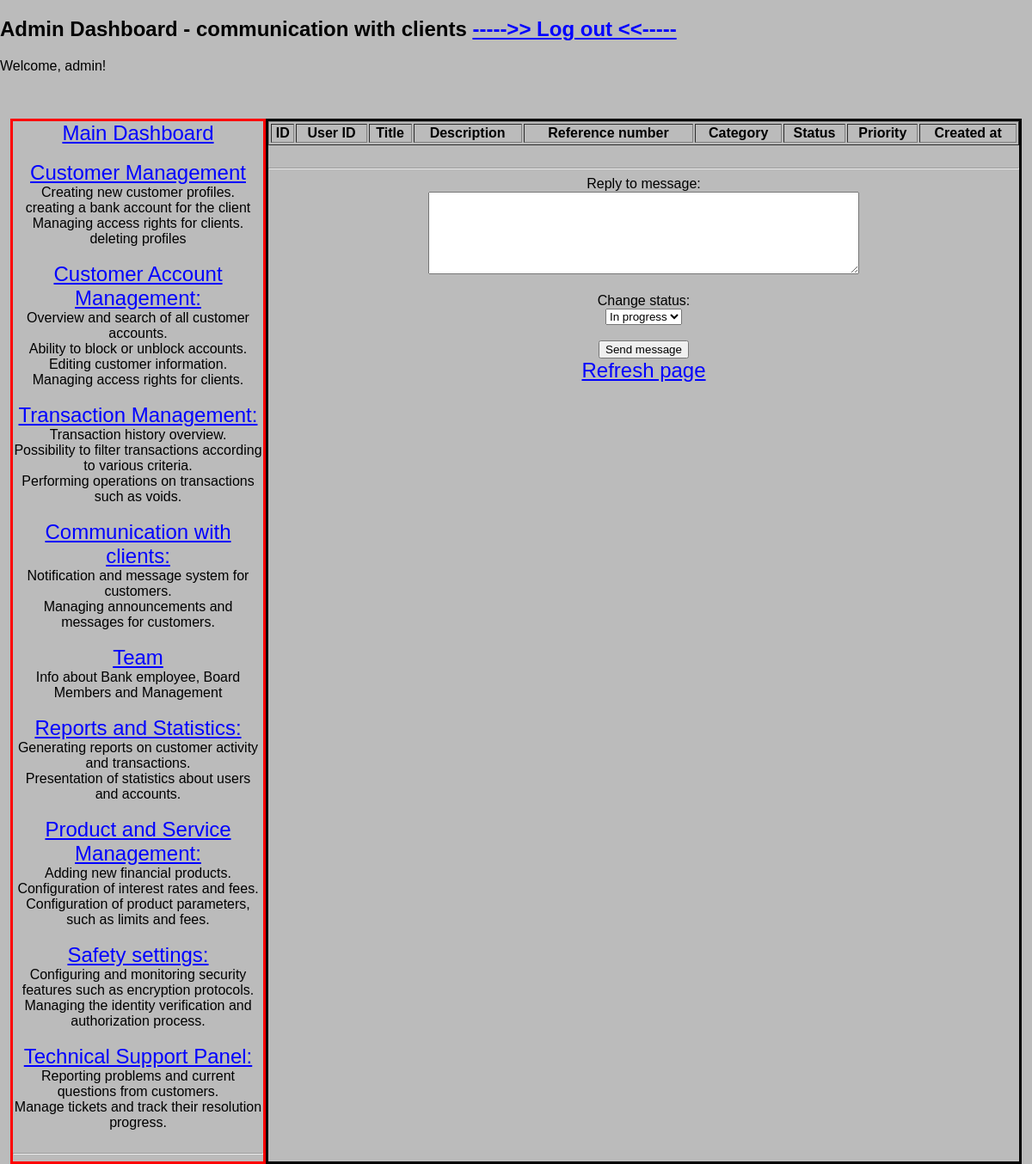
The app's page /process_query/000003Marcin (signed in), older data.
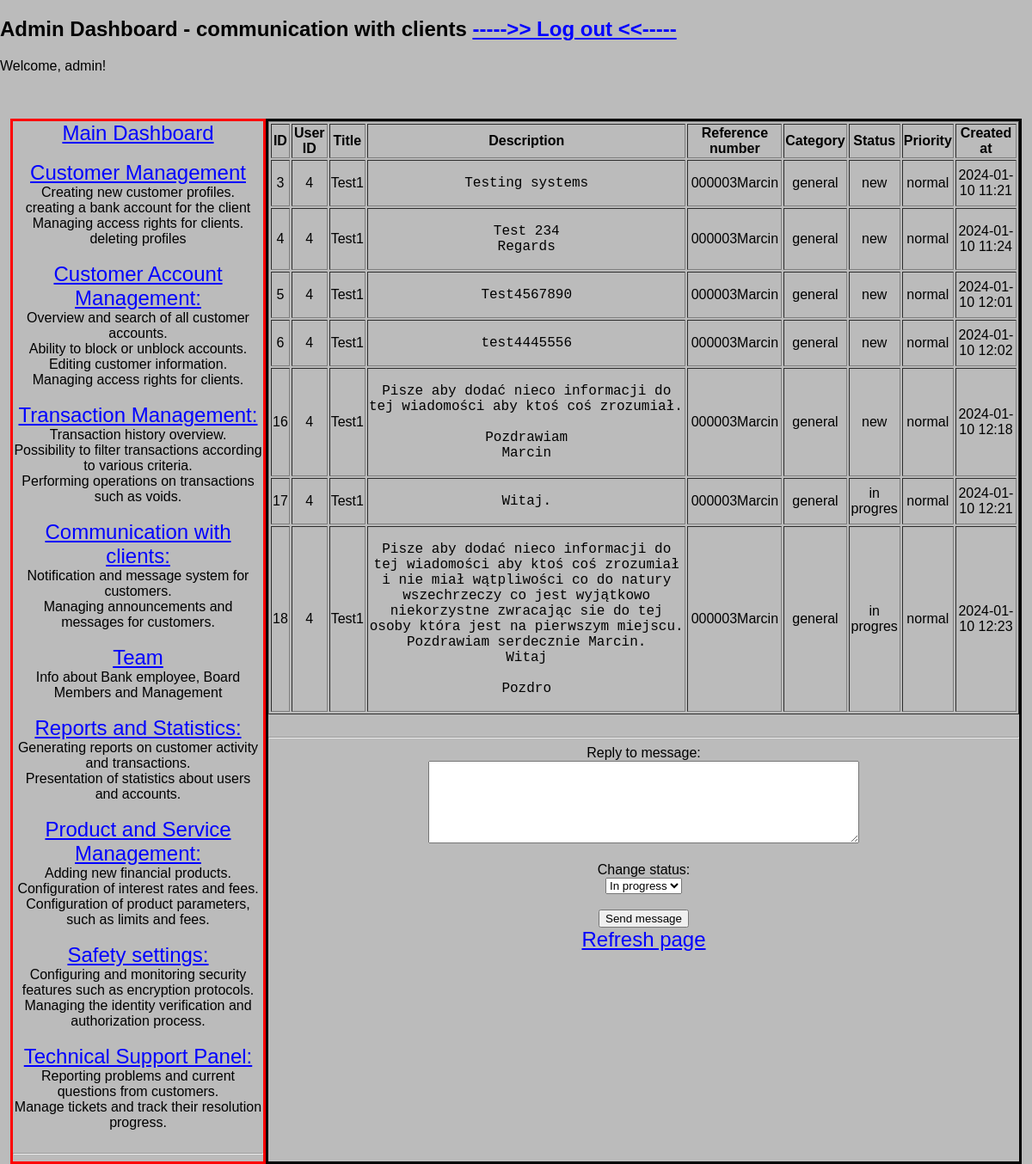
The same page, newer data.
### models/models.py (models this page shows)
class SupportTickets(db.Model):
    id = db.Column(db.Integer, primary_key=True)
    user_id = db.Column(db.Integer, db.ForeignKey('users.id'), nullable=False)
    title = db.Column(db.String(100), nullable=False)
    description = db.Column(db.Text, nullable=False)
    reference_number = db.Column(db.String(50), nullable=False)
    status = db.Column(db.String(50), nullable=False, default='new')  # values: new, in progress, closed, rejected
    priority = db.Column(db.String(50), nullable=False, default='normal')  # values: normal, high, urgent
    category = db.Column(db.String(50), nullable=False, default='general')  # values: general, fraud, service problem, money transfer
    created_at = db.Column(db.DateTime, default=datetime.utcnow)

### app.py (the view)
@app.route('/process_query/<query_ref>', methods=['GET', 'POST'])
@login_required
@admin_required
def process_query(query_ref):
    print("Received reference number:", query_ref)  # Wydruk kontrolny
    user_queries = SupportTickets.query.filter_by(reference_number=query_ref).all()
    last_query = SupportTickets.query.filter_by(reference_number=query_ref).order_by(SupportTickets.created_at.desc()).first()
    return render_template('processing_clients_query.html', all_queries=user_queries, query=last_query)

### app.py (called while the page is built)
@app.before_request
def initialize_database():
    db.create_all()
    session.permanent = True

@login_manager.user_loader
def load_user(user_id):
    return Users.query.get(int(user_id))

def admin_required(func):
    @wraps(func)
    def decorated_view(*args, **kwargs):
        if not current_user.is_authenticated or current_user.role != 'admin':
            abort(403)  # Zwraca błąd 403 Forbidden, jeśli użytkownik nie jest adminem
        return func(*args, **kwargs)
    return decorated_view

### templates/processing_clients_query.html (shortened to what this page needs)
{% extends 'base_admin.html' %}
{% block subtitle %} - communication with clients{% endblock %}
{% block content %}
<table border="1" class="center-table" width = "100%">
    <thead>
        <tr>
            <th>ID</th>
            <th>User ID</th>
            <th>Title</th>
            <th>Description</th>
            <th>Reference number</th>
            <th>Category</th>
            <th>Status</th>
            <th>Priority</th>
            <th>Created at</th>
        </tr>
    </thead>
    <tbody>
        {% for query in all_queries %}
            <tr>
                <td>{{ query.id }}</td>
                <td>{{ query.user_id }}</td>
                <td>{{ query.title }}</td>
                <td class="messages-table" style="font-size: 16px;"><pre style="white-space: pre-wrap;">{{ query.description }}</pre></td>
                <td>{{ query.reference_number }}</td>
                <td>{{ query.category }}</td>
                <td>{{ query.status }}</td>
                <td>{{ query.priority }}</td>
                <td>{{ query.created_at.strftime('%Y-%m-%d %H:%M') }}</td>
            </tr>
        {% endfor %}
    </tbody>
</table>
<br><hr>
<form action="{{ url_for('send_message_for_query' , query_ref=query.reference_number) }}" method="post" role="form">
    <label for="description">Reply to message: </label> <br>
    <textarea id="description" name="description" required rows="6" cols="60"></textarea> <br><br>
    <label for="status">Change status:</label> <br>
    <select type="text" id="status" name="status" def required>
        <option value="in progres">In progress</option>
    </select> <br><br>
    <input type="submit" value="Send message"><br>
</form>
<a href="{{ url_for('process_query', query_ref=query.reference_number) }}" class="link"> Refresh page </a>
{% endblock %}

Row changes from the older to the newer data that the page shows:
added SupportTickets: id "3", user_id "4", title "Test1", description "Testing systems", reference_number "000003Marcin", category "general", status "new", priority "normal", created_at "2024-01-10 11:21"
added SupportTickets: id "4", user_id "4", title "Test1", description "Test 234 Regards", reference_number "000003Marcin", category "general", status "new", priority "normal", created_at "2024-01-10 11:24"
added SupportTickets: id "5", user_id "4", title "Test1", description "Test4567890", reference_number "000003Marcin", category "general", status "new", priority "normal", created_at "2024-01-10 12:01"
added SupportTickets: id "6", user_id "4", title "Test1", description "test4445556", reference_number "000003Marcin", category "general", status "new", priority "normal", created_at "2024-01-10 12:02"
added SupportTickets: id "16", user_id "4", title "Test1", description "Pisze aby dodać nieco informacji do tej wiadomości aby ktoś coś zrozumiał. Pozdrawiam Marcin", reference_number "000003Marcin", category "general", status "new", priority "normal", created_at "2024-01-10 12:18"
added SupportTickets: id "17", user_id "4", title "Test1", description "Witaj.", reference_number "000003Marcin", category "general", status "in progres", priority "normal", created_at "2024-01-10 12:21"
added SupportTickets: id "18", user_id "4", title "Test1", description "Pisze aby dodać nieco informacji do tej wiadomości aby ktoś coś zrozumiał i nie miał wątpliwości co do natury wszechrzeczy co jest wyjątkowo niekorzystne zwracając sie do tej osoby która jest na pierwszym miejscu. Pozdrawiam serdecznie Marcin. Witaj Pozdro", reference_number "000003Marcin", category "general", status "in progres", priority "normal", created_at "2024-01-10 12:23"
